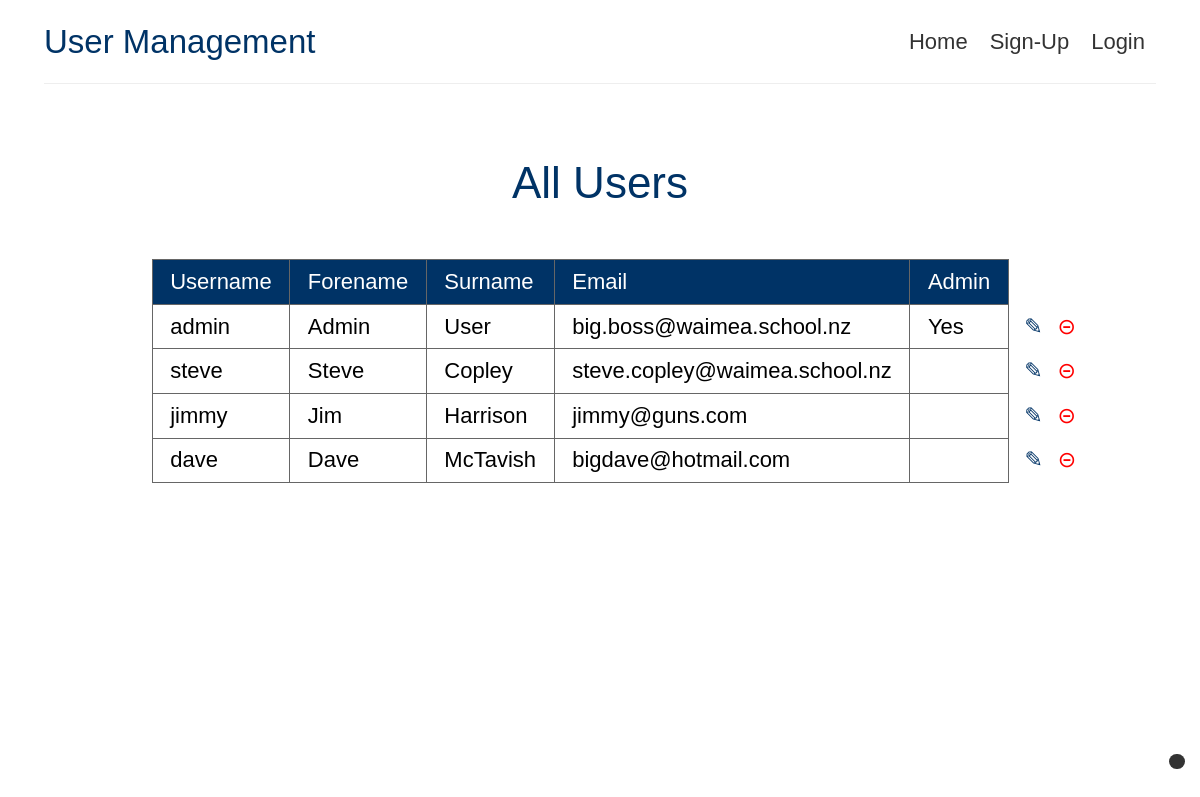
Screenshot of /list-all-users.php with the database file from the repository.
### tables this page shows
CREATE TABLE `users` (
  `username` varchar(30) NOT NULL,
  `forename` varchar(50) NOT NULL,
  `surname` varchar(50) NOT NULL,
  `email` varchar(100) DEFAULT NULL,
  `hash` varchar(255) NOT NULL,
  `admin` tinyint(1) NOT NULL DEFAULT '0'
);

### list-all-users.php (the view, shortened to what this page needs)
<?php
include_once 'common-top.php';
echo '<h1>All Users</h1>';
$link = connectToDB();
$sql = 'SELECT username, forename, surname, email, admin
        FROM users
        ORDER BY admin DESC, surname ASC, forename ASC';
$query = $link->prepare( $sql );
$query->execute();
$result = $query->get_result();
echo '<table>
        <tr>
            <th>Username</th>
            <th>Forename</th>
            <th>Surname</th>
            <th>Email</th>
            <th>Admin</th>
            <th class="blank"></th>
        </tr>';
while( $record = $result->fetch_assoc() ) {
    echo '<tr>';
    echo   '<td>'.$record['username'].'</td>';
    echo   '<td>'.$record['forename'].'</td>';
    echo   '<td>'.$record['surname'].'</td>';
    echo   '<td>'.$record['email'].'</td>';
    echo   '<td>'.($record['admin'] ? 'Yes' : '').'</td>';
    echo   '<td class="actions">
                <a href="form-edit-user.php?username='.$record['username'].'">&#x270E</a>
                <a href="form-delete-user.php?username='.$record['username'].'" class="warning">&#8861;</a>
            </td>';
    echo '</tr>';
}
echo '</table>';
?>

### common-top.php (shortened to what this page needs)
<?php
    include_once 'common-functions.php';
?>
<!doctype html >
<html lang="en">
<head>
    <link rel="stylesheet" href="css/styles.css">
</head>
<body>
    <?php showDebugInfo() ?>
    <header>
        <h1>User Management</h1>
        <nav>
            <ul>
                <li><a href="index.php">Home</a></li>
<?php
    if( isLoggedIn() ) {
        if( isAdmin() ) {
            echo '<li><a href="list-all-users.php">All Users</a></li>';
        }
        echo '<li><a href="form-edit-user.php">Edit Account</a></li>';
        echo '<li><a href="form-delete-user.php">Delete Account</a></li>';
        echo '<li><a href="logout-user.php">Logout</a></li>';
    }
    else {
        echo '<li><a href="form-new-user.php">Sign-Up</a></li>';
        echo '<li><a href="form-login.php">Login</a></li>';
    }
?>
            </ul>
        </nav>
    </header>
    <main>

### common-functions.php (shortened to what this page needs)
<?php
function showDebugInfo() {
    echo '<pre style="background: #000000cc; color: #ccc;
                      text-align: left; font-size: 0.7rem; line-height: 1em;
                      padding: 0.5em; border-radius: 0.5em;
                      position: fixed; right: 1em; bottom: 1em;">';
    echo '</pre>';
}
function isLoggedIn() {
    return isset( $_SESSION['loggedIn'] ) && $_SESSION['loggedIn'] == true;
}
?>

### css/styles.css (style rules this page uses)
* { box-sizing: border-box; }
html, body { margin: 0; padding: 0; }
html { font-family: sans-serif; font-size: 22px; }
body { padding: 0 2rem 1rem; }
h1, h2, h3 { font-weight: normal; color: #036; }
header { display: flex; justify-content: space-between; align-items: center; border-bottom: 1px solid #eee; margin-bottom: 2rem; }
header h1 { font-size: 1.5rem; }
nav ul { display: flex; list-style: none; padding: 0; }
nav a { display: block; padding: 0.3rem 0.5rem; text-decoration: none; color: #333; border-radius: 0.3rem; }
main { display: flex; flex-direction: column; align-items: center; }
table { border-collapse: collapse; margin: 1rem 0 1rem 2rem; }
th { background: #036; color: #fff; font-weight: normal; text-align: left; }
th.blank { background: none; border: none; }
th, td { border: 1px solid #666; padding: 0.4rem 0.8rem; }
td.actions { text-align: center; padding: 0.2rem 0.5rem; border: none; }
td.actions a { color: #036; text-decoration: none; display: inline-block; padding: 0.2rem; border-radius: 0.1rem; }
.warning { color: #f00 !important; }

### rows the page displays
users: username "admin", forename "Admin", surname "User", email "big.boss@waimea.school.nz", admin "Yes"
users: username "steve", forename "Steve", surname "Copley", email "steve.copley@waimea.school.nz"
users: username "jimmy", forename "Jim", surname "Harrison", email "jimmy@guns.com"
users: username "dave", forename "Dave", surname "McTavish", email "bigdave@hotmail.com"
